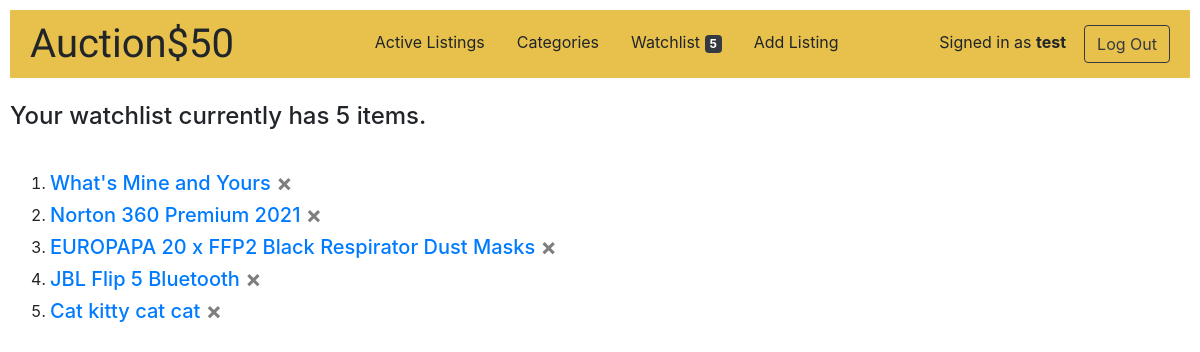
Screenshot of /watchlist (signed in) with the database file from the repository.
### auctions/models.py (models this page shows)
class User(AbstractUser):
    pass

class Listing(models.Model):
    title = models.CharField(max_length=100, blank=False)
    description = models.CharField(max_length=1000, blank=True)
    starting_bid = models.DecimalField(max_digits=11, decimal_places=2, blank=False)
    current_bid = models.DecimalField(max_digits=11, default=0, decimal_places=2)
    image = models.ImageField(blank=True, null=True, upload_to="images/")
    date = models.DateTimeField(auto_now_add=True)
    category = models.CharField(max_length=100, choices=CATEGORIES, blank=False)

### auctions/views.py (the view)
# urls.py: path("watchlist", views.watchlist, name="watchlist"),
def watchlist(request):
    if request.method == "GET":
        current_user = request.user
        n = len(Watchlist.objects.filter(account_id=current_user.id))
        watch = Watchlist.objects.filter(account_id=current_user.id)
        keys = []
        values = []
        for i in range(len(watch)):
            keys.append(watch[i].ids.title)
            values.append(watch[i].ids.id)
        mylist = zip(keys, values)
        context = {
            'n': n,
            'list': mylist
        }
        return render(request, "auctions/watchlist.html", context)

### auctions/templates/auctions/watchlist.html (shortened to what this page needs)
{% extends "auctions/layout.html" %}
{% block body %}
    <h4>Your watchlist currently has {{n}} items.</h4>
    <br>
    <ol>
        {% for key, value in list %}
            <div class="watchlist-item-container">
                <li>
                    <h5>
                    <div class="watchlist-item-container-name">
                        <a href="listings/{{value}}"></strong>{{ key }}&nbsp;</strong></a>
                    </div>
                    <div class="watchlist-item-container-remove">
                        <form action="{% url 'remove_from_watchlist' %}" method="POST">
                            <button type="submit" class="close" aria-label="Close">
                                <span aria-hidden="true">&times;</span>
                            </button>
                        </form>
                    </div>
                    </h5>
                </li>
            </div>
        {% endfor %}
    </ol>
{% endblock %}

### auctions/templates/auctions/layout.html (shortened to what this page needs)
{% load static %}
<!DOCTYPE html>
<html lang="en">
    <head>
        <link rel="stylesheet" href="https://stackpath.bootstrapcdn.com/bootstrap/4.4.1/css/bootstrap.min.css">
        <link href="{% static 'auctions/styles.css' %}" rel="stylesheet">
    </head>
    <body>
        <div class="navbar-container">
            <div class="navbar-logo">Auction$50</div>
            <div class="navbar-links-container">
                <ul class="navbar-links">
                    <li class="nav-item">
                      <a class="nav-link" href="{% url 'index' %}">Active Listings</a>
                    </li>
                    {% if user.is_authenticated %}
                    <li class="nav-item">
                        <a class="nav-link" href="{% url 'categories' %}">Categories</a>
                    </li>
                    <li class="nav-item">
                        <a class="nav-link" href="{% url 'watchlist' %}">Watchlist&nbsp;<span class="badge badge-dark">
                            {{ n }}
                        </span></a>
                    </li>
                    <li class="nav-item">
                        <a class="nav-link" href="{% url 'add_listing' %}">Add Listing</a>
                    </li>
                    {% endif %}
            </div>
            <span class="navbar-logged-in">
                {% if user.is_authenticated %}
                Signed in as <strong>{{ user.username }}</strong>
                <a class="btn btn-outline-dark" href="{% url 'logout' %}">Log Out</a>
                {% else %}
                Not signed in.
                {% endif %}
            </span>
        </div>
        <br>
        {% block body %}
        {% endblock %}
    </body>
</html>

### auctions/static/auctions/styles.css (style rules this page uses)
body { padding: 10px; }
html,body { height: 100%; width: 100%; }
.navbar-container { display: flex; justify-content: space-between; background-color: #E7C14B; align-items: center; }
.navbar-links { display: flex; list-style-type: none; margin-top: 12px; }
.navbar-links a { color: inherit; }
.nav-item a { position: relative; text-decoration: none; }
.nav-item a:after { content: ""; position: absolute; background-color: rgb(95, 83, 83); height: 2px; width: 0%; left: 0; bottom: -2px; transition: 0.3s; }
.navbar-logo { font-family: 'Teko', sans-serif; font-size: 40px; margin-left: 20px; }
.navbar-logged-in { margin-right: 20px; }
.watchlist-item-container-name { float: left; }
.watchlist-item-container-remove { float: left; }

### rows the page displays
User: username "test"
Listing: list "What's Mine and Yours"
Listing: list "Norton 360 Premium 2021"
Listing: list "EUROPAPA 20 x FFP2 Black Respirator Dust Masks"
Listing: list "JBL Flip 5 Bluetooth"
Listing: list "Cat kitty cat cat"

### other values shown
{{ n }} "5"
